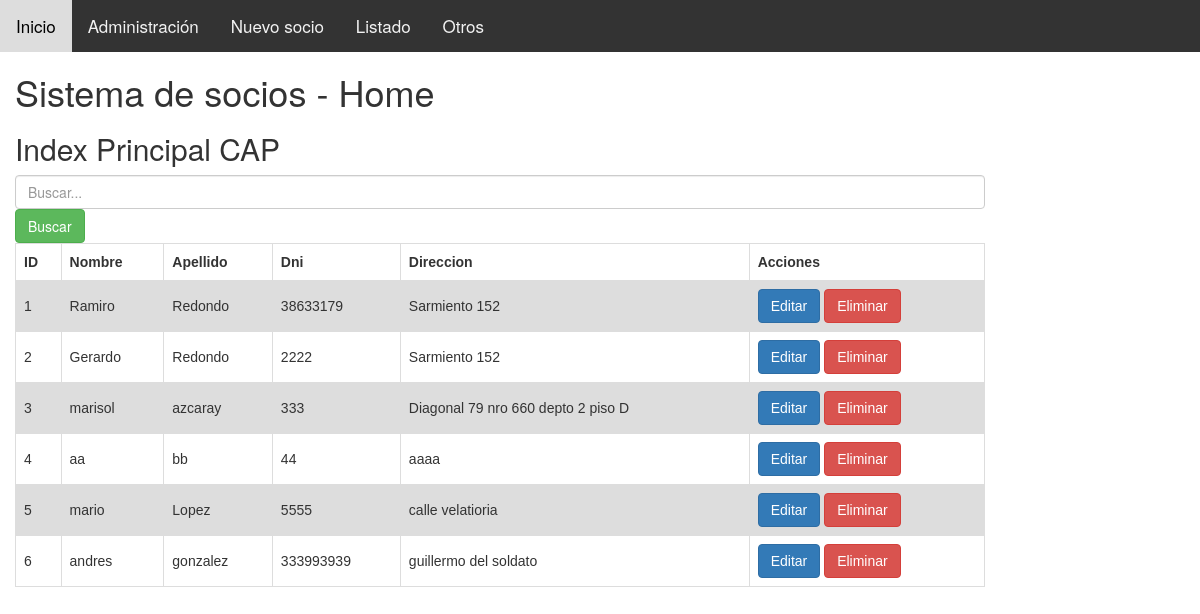
Before: /index/ with the older database file.
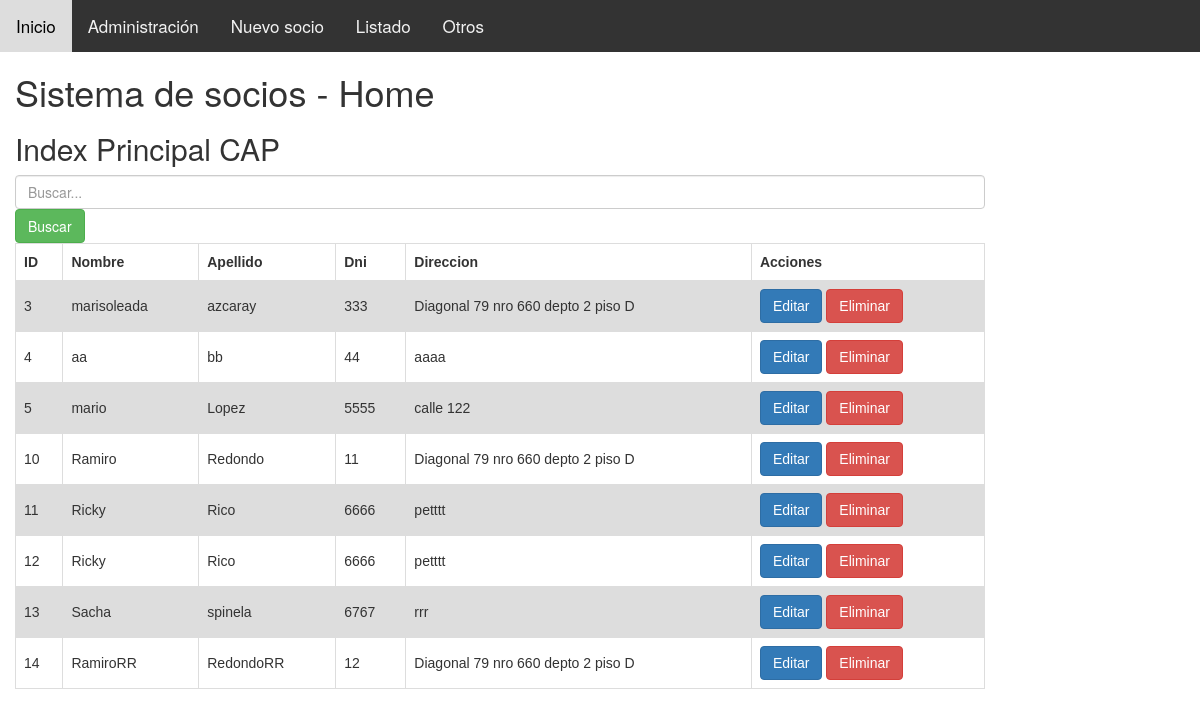
After: the same page with the newer database file.
### sistemasocioscap/models.py (models this page shows)
class Socio (models.Model):
	dni = models.IntegerField ()
	nombre = models.CharField(max_length= 200, help_text="Ingrese el nombre del usuario")
	apellido = models.CharField (max_length = 200)
	fecha_nacimiento = models.DateField(help_text="Ingrese el fecha de nacimiento en formato MES/DIA/AÑO")
	nrosocio = models.IntegerField ()
	direccion = models.CharField (max_length = 200)
	mail = models.EmailField(max_length=254, null=True)
	cbu = models.IntegerField (null=True)
	dar_baja = models.CharField(max_length=32,choices=[('si', 'Si'),('no', 'No')], default="",null = True, blank=True)
  	def get_absolute_url(self):
    		return reverse ('socio-detail', args=[str(self.id)])

### sistemasocioscap/views.py (the view)
# urls.py: url(r'^index/', include('sistemasocioscap.urls')),
def index(request):
    queryset = request.GET.get("buscar")
    socios = Socio.objects.all()
    if queryset:
        socios = Socio.objects.filter(
            Q(nombre__icontains = queryset) |
            Q(apellido__icontains = queryset)
        ).distinct()
    return render(
    request,
    'index.html',
     context={'socios':socios},
)

### sistemasocioscap/templates/index.html (shortened to what this page needs)
{% extends "base_generic.html" %}
{% block content %}
<h1>Sistema de socios - Home</h1>
<h2>Index Principal CAP</h2>
<form method="get">
  <input type="text" class="form-control" placeholder="Buscar..." name="buscar" value="{{ request.get.buscar }}">
  <button type="submit" class="btn btn-success">Buscar</button>
</form>
<table class="tablasocios" style="">
  {% if socios %}
  <tr>
    <th>ID</th>
    <th scope="row">Nombre</th>
    <th>Apellido</th>
    <th>Dni </th>
    <th>Direccion</th>
    <th>Acciones</th>
  </tr>
  {% for socio in socios %}
  <tr>
    <td>{{socio.id}}</td>
    <td>{{socio.nombre}}</td>
    <td>{{socio.apellido}}</td>
    <td>{{socio.dni}}</td>
    <td>{{socio.direccion}}</td>
    <td>
      <a class="btn btn-primary" href="{% url 'socio_editar' socio.id %}">Editar</a>
      <a class="btn btn-danger" href="{% url 'socio_eliminar' socio.id %}">Eliminar</a>
    </td>
  </tr>
  {% endfor %}
  {% else %}
  <h4>No exisen registros de socios</h4>
  {% endif %}
</table>
{% endblock %}
{% load static %}

Changed rows visible on the page:
removed Socio: id "1", nombre "Ramiro", apellido "Redondo", dni "38633179", direccion "Sarmiento 152"
removed Socio: id "2", nombre "Gerardo", apellido "Redondo", dni "2222", direccion "Sarmiento 152"
removed Socio: id "6", nombre "andres", apellido "gonzalez", dni "333993939", direccion "guillermo del soldato"
changed Socio "azcaray": nombre "marisol" → "marisoleada"
changed Socio "mario": direccion "calle velatioria" → "calle 122"
added Socio: id "10", nombre "Ramiro", apellido "Redondo", dni "11", direccion "Diagonal 79 nro 660 depto 2 piso D"
added Socio: id "11", nombre "Ricky", apellido "Rico", dni "6666", direccion "petttt"
added Socio: id "12", nombre "Ricky", apellido "Rico", dni "6666", direccion "petttt"
added Socio: id "13", nombre "Sacha", apellido "spinela", dni "6767", direccion "rrr"
added Socio: id "14", nombre "RamiroRR", apellido "RedondoRR", dni "12", direccion "Diagonal 79 nro 660 depto 2 piso D"
